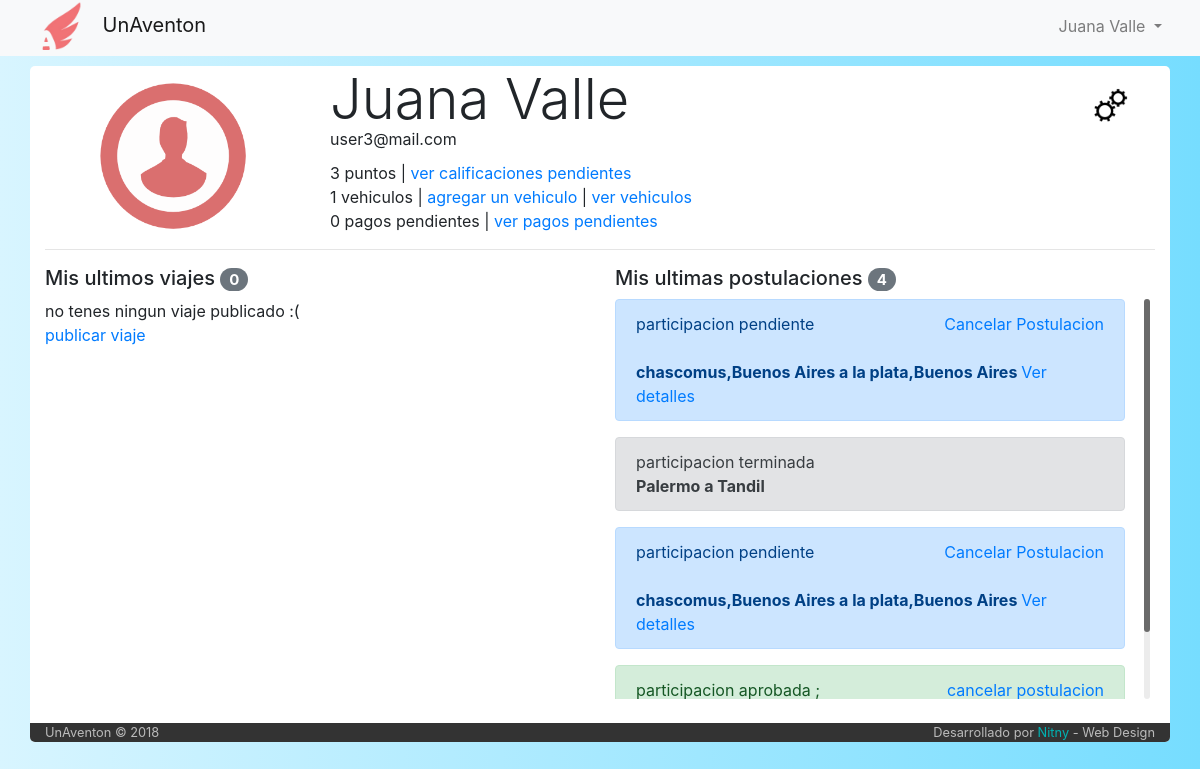
/perfil (signed in), run on the app's committed database.
### tables this page shows
CREATE TABLE `usuario` (
  `idUser` int(6) NOT NULL,
  `email` varchar(50) NOT NULL,
  `clave` varchar(50) NOT NULL,
  `nombre` varchar(50) NOT NULL,
  `apellido` varchar(50) NOT NULL,
  `admin` int(1) NOT NULL DEFAULT '0',
  `estadoUsuario` int(11) NOT NULL DEFAULT '1'
);

CREATE TABLE `participacion` (
  `idParticipacion` int(6) NOT NULL,
  `idUsuario` int(6) NOT NULL,
  `idViaje` int(6) NOT NULL,
  `fecha_solicitud` datetime NOT NULL,
  `estado` int(1) NOT NULL DEFAULT '1'
);

CREATE TABLE `estado_participacion` (
  `idEstado` int(1) NOT NULL,
  `color` varchar(14) NOT NULL,
  `estado` varchar(40) NOT NULL
);

CREATE TABLE `viaje` (
  `idViaje` int(6) NOT NULL,
  `idPiloto` int(6) NOT NULL,
  `idVehiculo` int(6) NOT NULL,
  `fecha_publicacion` datetime NOT NULL,
  `fecha_partida` datetime NOT NULL,
  `tiempo_estimado` int(11) NOT NULL DEFAULT '30',
  `origen` varchar(60) NOT NULL,
  `destino` varchar(60) NOT NULL,
  `asientos_disponibles` int(2) NOT NULL,
  `costo` int(7) NOT NULL,
  `estado` int(1) NOT NULL DEFAULT '1',
  `tipo` varchar(50) NOT NULL DEFAULT 'unico'
);

### index.php (called while the page is built, shortened)
<?php
	include ('core/helpers.php');
	include ('php/inicio_body.php');
	$router = new Router;
	$vars = $router->get_variables();
	render($vars);
	include ('php/cierre_body.php');

### core/helpers.php (called while the page is built, shortened)
<?php
function calificacion($idUser){
  include('php/conexion.php');
  $calificaciones=mysqli_query($conexion,"SELECT SUM(calificacion) as calificacion_final
                                          from calificacion
                                          where idCalificado='$idUser'")
                                          or die ("error calculo calificacion");
  return(mysqli_fetch_array($calificaciones)['calificacion_final']+0);
}

### controller/perfil.php (the view, shortened to what this page needs)
<?php
function render($vars = [])
{
  include('php/conexion.php');
  $usuario=mysqli_query($conexion,"SELECT *
from usuario
                                   WHERE email='$_SESSION[mail]' limit 1")
                                   or
                                   die("Problemas en la base de datos:".mysqli_error($conexion));
  $user = mysqli_fetch_array($usuario);
  $contador_vehiculos=mysqli_query($conexion,"SELECT count(*) as cont
                                    FROM vehiculo
                                    where idPropietario='$user[idUser]'
                                    and eliminado = 0")
                                    or
                                    die ("problemas con el contador");
  $contador_vehiculos=mysqli_fetch_array($contador_vehiculos);
  $sql = "SELECT pago.idPago\n"
      . "FROM pago\n"
      . "INNER JOIN viaje ON (viaje.idViaje = pago.idViaje)\n"
      . "WHERE viaje.idPiloto = $_SESSION[userId] AND pago.estado IS NULL";
  $contador_pagos = mysqli_query($conexion, $sql);
  ?>
  <div class="row">
    <div class="col-md-3" style="text-align: center">
      <img src="img/user.png" alt="imagen de usuario" style="width: 150px; margin-top: 15px">
    </div>
    <div class="col-md-8">
      <h1 class="display-4" style="margin-bottom: -6px"><?php echo $user['nombre']." ".$user['apellido']; ?></h1>
      <span style="margin-bottom: 10px; display: block"><?php echo $user['email']; ?></span>
      <span><?php echo calificacion($user['idUser']) ?> puntos</span> | <a href="/calificaciones">ver calificaciones pendientes</a> <br>
      <span><?php echo $contador_vehiculos['cont']; ?> vehiculos</span> | <a href="#" data-toggle="modal" data-target="#CargarAuto">agregar un vehiculo</a> | <a href="/listado-vehiculos">ver vehiculos</a> <br>
      <span><?php echo mysqli_num_rows($contador_pagos)?> pagos pendientes</span> | <a href="/pagos_pendientes">ver pagos pendientes</a> <br>
    </div>
    <div class="col-md-1">
      <img src="img/cambio.png" class="boton_cambios" alt="boton cambios" title="Cambiar datos personales" data-toggle="modal" data-target="#modalCambioDatos">
    </div>
  </div>
  <hr>
  <div class="row">
    <div class="col-md-6">
      <?php
        $viajes=mysqli_query($conexion,"SELECT *, viaje.estado as 'estadodelviaje'
                                       FROM viaje
                                       INNER JOIN estado_viaje on viaje.estado=estado_viaje.idEstado
                                       WHERE idPiloto='$user[idUser]'
                                       order by fecha_publicacion DESC, fecha_partida ASC")
                                       or
                                       die("Problemas en la base de datos:".mysqli_error($conexion));
      ?>
      <h5>Mis ultimos viajes <span class="badge badge-pill badge-secondary"><?php echo mysqli_num_rows($viajes);?></span></h5>
        <div class="mCustomScrollbar" data-mcs-theme="dark-3" style="max-height: 400px; overflow: auto;">
      <?php
        if (mysqli_num_rows($viajes) == 0){
             echo "no tenes ningun viaje publicado :( <br>";
             echo "<a href='/altaviaje'>publicar viaje</a>";
        }
          ?>
      </div>
    </div>
    <div class="col-md-6">
      <?php
      $postulaciones=mysqli_query($conexion,"SELECT *, participacion.estado as estado_participacion, viaje.estado as estado_viaje
                                     FROM participacion
                                     inner join viaje on participacion.idViaje=viaje.idViaje
                                     inner join estado_participacion on participacion.estado=estado_participacion.idEstado
                                     WHERE idUsuario='$user[idUser]'
                                     order by fecha_publicacion and idParticipacion")
                                     or
                                     die("Problemas en la base de datos:".mysqli_error($conexion));?>
      <h5>Mis ultimas postulaciones <span class="badge badge-pill badge-secondary"><?php echo mysqli_num_rows($postulaciones);?></span></h5>
      <div class="mCustomScrollbar" data-mcs-theme="dark-3" style="max-height: 400px; overflow: auto;">
      <?php
        while ($postulacion = mysqli_fetch_array($postulaciones)) {
          echo "<div class='alert alert-".$postulacion['color']."' role='alert'>
                  participacion ".$postulacion['estado'];
          if ($postulacion['estado_participacion'] < 3){
													if ($postulacion['estado_participacion'] == 2){
                          ?>
                            <span class="float-right"><a href="#" data-toggle="modal" data-target="#modalAlertRechazarPostulacion<?php echo $postulacion['idParticipacion']?>">cancelar postulacion </a> </span>;
                          <?php
													}
													else{
                            ?>
                            <span class="float-right"><a href="#" data-toggle="modal" data-target="#modalAlertRechazarPostulacion<?php echo $postulacion['idParticipacion']?>">Cancelar Postulacion </a> </span>
                          <?php
													}
                echo "<br><b> ".$postulacion['origen']." a ".$postulacion['destino']." </b> <a href='/viaje/".$postulacion['idViaje']."' class='float'> Ver detalles </a>
                </div>";
          }
          else{
                     echo "<br><b> ".$postulacion['origen']." a ".$postulacion['destino']." </b>
                     </div>";
          }
        }
      ?>
      </div>
    </div>
  </div>
  <br>
  <?php
}

### php/inicio_body.php (shortened to what this page needs)
<!DOCTYPE html>
<html>
  <head>
    <link rel="stylesheet" href="https://maxcdn.bootstrapcdn.com/bootstrap/4.0.0/css/bootstrap.min.css">
    <link rel="stylesheet" href="/js/Malihu/jquery.mCustomScrollbar.css" />
    <link rel="stylesheet" type="text/css" href="/css/estilo-listado-vehiculos.css">
    <link rel="stylesheet" href="/css/stylo.css">
  </head>
  <body>
    <?php
      include('php/navbar.php');
    ?>
    <div class="container" id="container" style="border-radius: 5px; box-shadow: 0 0 0 #fff; margin-top: 10px;">

### php/navbar.php (shortened to what this page needs)
<nav class="navbar navbar-expand-lg navbar-light bg-light">
  <div class="container" style="background-color:rgba(0, 0, 0, 0.0); margin-top: -3px; padding: 0 0; box-shadow: 0 0 0 #fff">
  <ul class="nav navbar-nav navbar-logo mx-auto">
      <li class="nav-item">
        <img src="/img/logo.png" alt="logo" style="width: 60px; margin-right: 8px; margin-top: -10px; margin-bottom: -10px">
        <a class="navbar-brand" href="/" style="margin-top: 0px; margin-bottom: -40px;">UnAventon</a>
      </li>
    </ul>
  <div class="collapse navbar-collapse" id="navbarSupportedContent">
      <?php
      if(isset($_SESSION['nombre'])){
        ?>
        <ul class='navbar-nav float-right'>
            <li class="nav-item dropdown">
                <a class="nav-link dropdown-toggle" href="#" id="navbarDropdown" role="button" data-toggle="dropdown" aria-haspopup="true" aria-expanded="false">
                  <?php echo $_SESSION['nombre']." ".$_SESSION['apellido']; ?>
                </a>
            </li>
        </ul>
        <?php
      }
      ?>
  </div>
</div>
</nav>

### php/cierre_body.php (shortened to what this page needs)
<div class="row" style="background-color: #333; color: #bbb; border-bottom-left-radius: 5px; border-bottom-right-radius: 5px; ">
  <div class="col-md-12">
    <small class="float-left">UnAventon © 2018</small>
    <small class="float-right">Desarrollado por <span style="color:#00b3b3">Nitny</span> - Web Design</small>
  </div>
</div>
</div>
<br>
</body>
</html>

### css/stylo.css (style rules this page uses)
body { background-color: grey; }

### php/inicio_body.php (style rules this page uses)
body { background-color: #fff; background: linear-gradient(-90deg, #76ddff, #d8f5ff); }
.boton_cambios { width: 40px; margin-top: 20px; transition: 1s; }

### data on the page
usuario: nombre "Juana", apellido "Valle", email "user3@mail.com"
participacion: estado_participacion.estado "pendiente", idViaje.origen "chascomus,Buenos Aires", idViaje.destino "la plata,Buenos Aires"
participacion: estado_participacion.estado "terminada", idViaje.origen "Palermo", idViaje.destino "Tandil"
participacion: estado_participacion.estado "pendiente", idViaje.origen "chascomus,Buenos Aires", idViaje.destino "la plata,Buenos Aires"
participacion: estado_participacion.estado "aprobada"

### other printed values
$_SESSION['nombre'] "Juana"
$_SESSION['apellido'] "Valle"
calificacion($user['idUser']) "3"
$contador_vehiculos['cont'] "1"
mysqli_num_rows($contador_pagos) "0"
mysqli_num_rows($viajes) "0"
mysqli_num_rows($postulaciones) "4"
